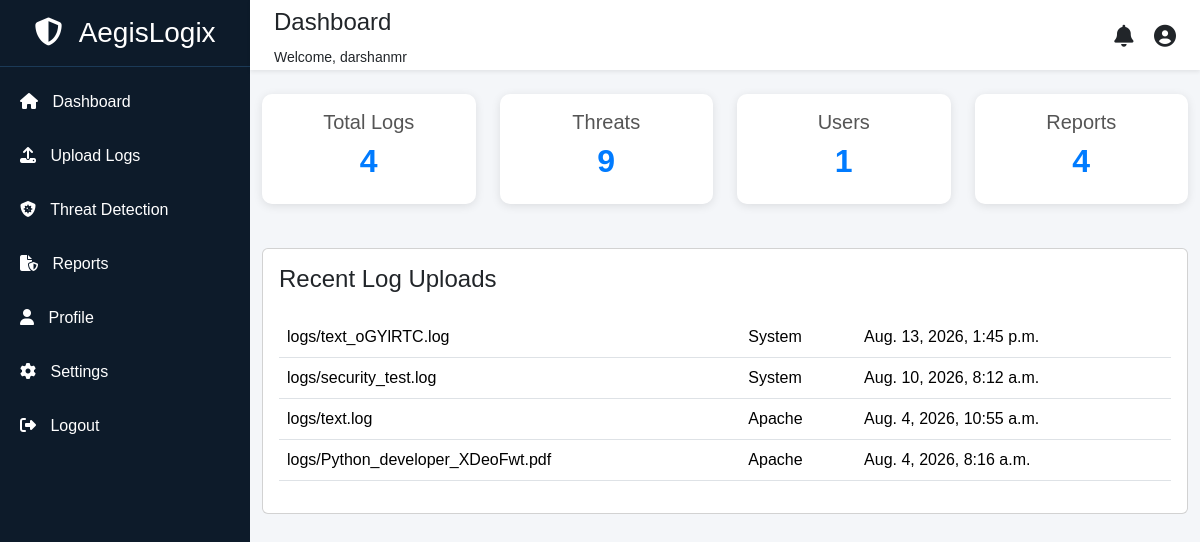
Page /dashboard/ (signed in) on the committed database.
### auditor/models.py (models this page shows, shortened)
class User(models.Model):
    full_name = models.CharField(max_length=100)
    username = models.CharField(max_length=50, unique=True)
    email = models.EmailField(unique=True)
    phone = models.CharField(max_length=10)
    password = models.CharField(max_length=255)
    created_at = models.DateTimeField(auto_now_add=True)

class LogFile(models.Model):
    LOG_TYPES = [
        ('Apache', 'Apache Log'),
        ('Nginx', 'Nginx Log'),
        ('System', 'System Log'),
        ('Application', 'Application Log'),
    ]
    user = models.ForeignKey(User, on_delete=models.CASCADE)
    log_file = models.FileField(upload_to='logs/')
    log_type = models.CharField(max_length=20, choices=LOG_TYPES)
    description = models.TextField(default="")
    uploaded_at = models.DateTimeField(auto_now_add=True)

### auditor/views.py (the view)
def dashboard(request):
    if "user_id" not in request.session:
        return redirect("login")
    context = {
        "total_logs":
            LogFile.objects.count(),
        "total_users":
            User.objects.count(),
        "total_threats":
            Threat.objects.count(),
        "total_reports":
            Report.objects.count(),
        "recent_logs":
            LogFile.objects.order_by("-uploaded_at")[:5],
        "username":
            request.session.get("username"),
    }
    return render(
        request,
        "dashboard.html",
        context
    )

### templates/dashboard.html (shortened to what this page needs)
{% load static %}
<!DOCTYPE html>
<html lang="en">
<head>
    <link href="https://cdn.jsdelivr.net/npm/bootstrap@5.3.3/dist/css/bootstrap.min.css" rel="stylesheet">
    <link rel="stylesheet" href="https://cdnjs.cloudflare.com/ajax/libs/font-awesome/6.6.0/css/all.min.css">
    <link rel="stylesheet" href="{% static 'css/dashboard.css' %}">
</head>
<body>
    <div class="wrapper">
        <div class="sidebar">
            <h3 class="text-center py-3">
                <i class="fa-solid fa-shield-halved"></i> AegisLogix
            </h3>
            <a href="{% url 'dashboard' %}">
                <i class="fa-solid fa-house"></i> Dashboard
            </a>
            <a href="{% url 'upload_logs' %}">
                <i class="fa-solid fa-upload"></i> Upload Logs
            </a>
            <a href="{% url 'threat' %}">
                <i class="fa-solid fa-shield-virus"></i>
                <span>Threat Detection</span>
            </a>
            <a href="{% url 'reports' %}">
                <i class="fa-solid fa-file-shield"></i>
                <span>Reports</span>
            </a>
            <a href="{% url 'profile' %}">
                <i class="fa-solid fa-user"></i> Profile
            </a>
            <a href="{% url 'settings' %}">
                <i class="fa-solid fa-gear"></i> Settings
            </a>
            <a href="{% url 'logout' %}">
                <i class="fa-solid fa-right-from-bracket"></i> Logout
            </a>
        </div>
        <div class="main">
            <nav class="navbar navbar-light bg-white shadow-sm px-4">
                <div>
                    <h4>Dashboard</h4>
                    <small>Welcome, {{ username }}</small>
                </div>
                <div>
                    <i class="fa-solid fa-bell me-3"></i>
                    <i class="fa-solid fa-user-circle"></i>
                </div>
            </nav>
            <div class="container mt-4">
                <div class="row">
                    <div class="col-md-3">
                        <div class="card dashboard-card p-3">
                            <h5>Total Logs</h5>
                            <h2>{{ total_logs }}</h2>
                        </div>
                    </div>
                    <div class="col-md-3">
                        <div class="card dashboard-card p-3">
                            <h5>Threats</h5>
                            <h2>{{ total_threats }}</h2>
                        </div>
                    </div>
                    <div class="col-md-3">
                        <div class="card dashboard-card p-3">
                            <h5>Users</h5>
                            <h2>{{ total_users }}</h2>
                        </div>
                    </div>
                    <div class="col-md-3">
                        <div class="card dashboard-card p-3">
                            <h5>Reports</h5>
                            <h2>{{ total_reports }}</h2>
                        </div>
                    </div>
                </div>
                <div class="card mt-4 p-3">
                    <h4>Recent Log Uploads</h4>
                    <table class="table table-hover">
                        <thead>
                            <tbody>
                                {% for log in recent_logs %}
                                <tr>
                                    <td>{{ log.log_file.name }}</td>
                                    <td>{{ log.log_type }}</td>
                                    <td>{{ log.uploaded_at }}</td>
                                </tr>
                                {% empty %}
                                <tr>
                                    <td colspan="3" class="text-center">
                                        No logs uploaded yet.
                                    </td>
                                </tr>
                                {% endfor %}
                            </tbody>
                    </table>
                </div>
            </div>
        </div>
    </div>
</body>
</html>

### static/css/dashboard.css (style rules this page uses)
* { margin: 0; padding: 0; box-sizing: border-box; font-family: Arial, sans-serif; }
body { background: #f4f6f9; }
.wrapper { display: flex; }
.sidebar { width: 250px; height: 100vh; background: #0d1b2a; color: white; position: fixed; }
.sidebar h3 { border-bottom: 1px solid #1b3a57; }
.sidebar a { display: block; color: white; text-decoration: none; padding: 15px 20px; transition: 0.3s; }
.sidebar i { margin-right: 10px; }
.main { margin-left: 250px; width: 100%; }
.navbar { height: 70px; }
.navbar i { font-size: 22px; cursor: pointer; }
.dashboard-card { padding: 20px; border: none; border-radius: 10px; box-shadow: 0 2px 10px rgba(0, 0, 0, 0.1); text-align: center; margin-bottom: 20px; }
.dashboard-card h5 { color: #555; }
.dashboard-card h2 { color: #007bff; font-weight: bold; }
table { margin-top: 15px; }

### rows in the picture
User: username "darshanmr"
LogFile: log_file.name "logs/text_oGYlRTC.log", log_type "System", uploaded_at "Aug. 13, 2026, 1:45 p.m."
LogFile: log_file.name "logs/security_test.log", log_type "System", uploaded_at "Aug. 10, 2026, 8:12 a.m."
LogFile: log_file.name "logs/text.log", log_type "Apache", uploaded_at "Aug. 4, 2026, 10:55 a.m."
LogFile: log_file.name "logs/Python_developer_XDeoFwt.pdf", log_type "Apache", uploaded_at "Aug. 4, 2026, 8:16 a.m."

### other values in the picture
{{ total_logs }} "4"
{{ total_threats }} "9"
{{ total_users }} "1"
{{ total_reports }} "4"
